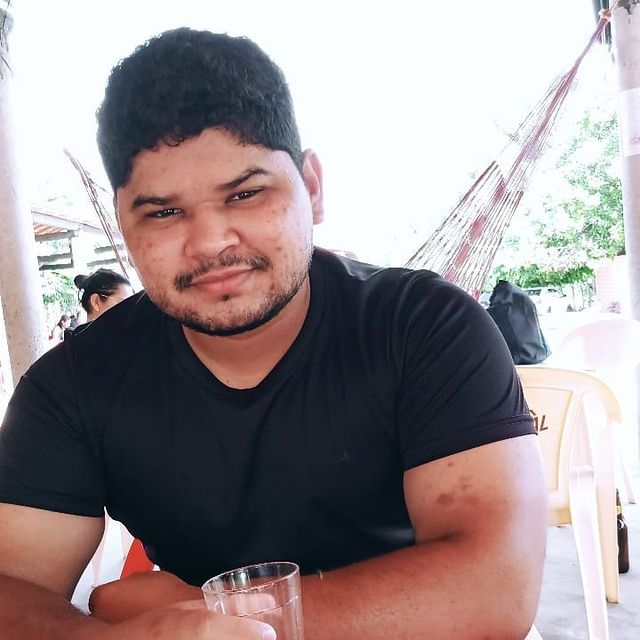
#> input picture assets/perfil.jpeg, 640 x 640 px, found by its file name
$ python espelhamento.py
#> lines starting #> are read from the running program, lines starting #| are printed output that depends on the picture
import numpy as np
import cv2

def main():
    image = cv2.imread('/home/pedro/Dev/PythonProjects/VisaoComputacional/assets/perfil.jpeg')
#> image is the input picture: shape (640, 640, 3); mean B, G, R 144.8, 143, 154.3
    rows, cols = image.shape[:2] # Importante para definir os eixos da rotação
#> rows = 640; cols = 640

    eixos_de_entrada = np.float32([[0,0], [cols-1,0], [0,rows-1]])
#> eixos_de_entrada = [[0, 0], [639, 0], [0, 639]]
    eixos_de_saida = np.float32([[cols-1,0], [0,0], [cols-1,rows-1]])
#> eixos_de_saida = [[639, 0], [0, 0], [639, 639]]

    transformacao_matriz_ = cv2.getAffineTransform(eixos_de_entrada , eixos_de_saida) # Transformação da matriz para ser aplicada no warpAffine
#> transformacao_matriz_ = [[-1, 0, 639], [0, 1, 0]]
    dst = cv2.warpAffine(image, transformacao_matriz_, (cols,rows))
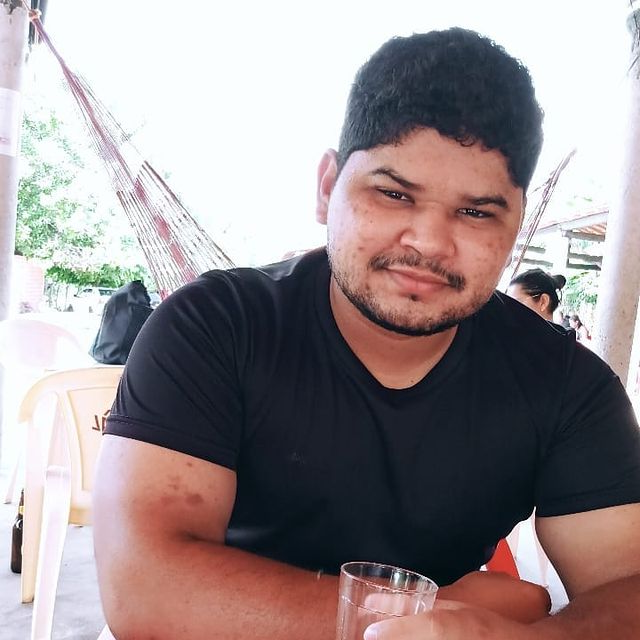
#> dst: shape (640, 640, 3); mean B, G, R 144.8, 143, 154.3

    out = cv2.hconcat([image, dst])
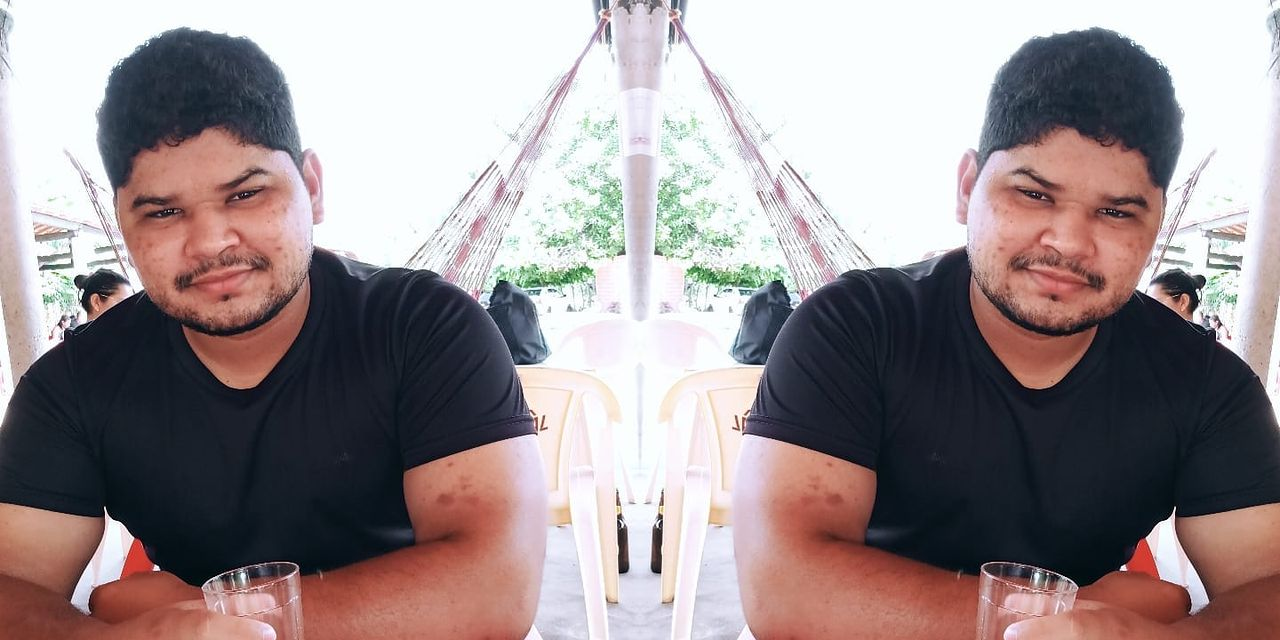
#> out: shape (640, 1280, 3); mean B, G, R 144.8, 143, 154.3
    cv2.imwrite('/home/pedro/Dev/PythonProjects/VisaoComputacional/Atividades/atividade-4/results/espelhamento.jpg', out)
    cv2.destroyAllWindows()


if __name__ == '__main__':
    main()
